Frame 1 (no input): blank canvas, image omitted
Frame 60 (no input): blank canvas, image omitted
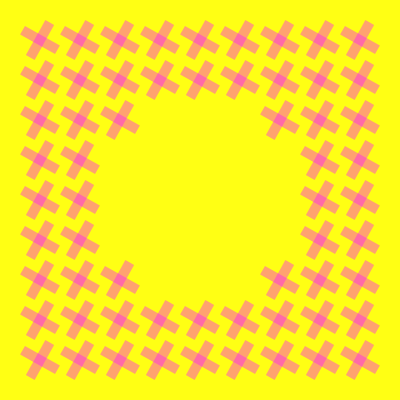
Frame 120 (the mouse pressed at the canvas centre since frame 60)

The p5.js sketch whose frames 1 and 60 were blank and that drew this single picture after the mouse press (run headless with seeded random() and noise() and a simulated clock; from frame 60 on, the mouse is pressed at the canvas centre):

// p5.js sketch
// ── sketch.js
function setup() {
  createCanvas(400, 400);
  rectMode(CENTER);
}

function draw() {
  background(255, 255, 20);
  noStroke();
  fill(255, 20, 255, 100);

  // Created nested loops to create a cross every 40 pixels
  for (let y = 40; y < height; y += 40) {
    for (let x = 40; x < width; x += 40) {

      // map the length value from the mouseX range to 0-80
      const len = map(mouseX, 0, width, 0, 80);

      // draw a cross at x,y
      // also pass mouseX and mouseY 
      // to control angle and length
      // the arguments in parenthesis 
      // give the values to the drawCross function
      drawCross(x, y, mouseY, len);
    }
  }
}

// function to draw a cross 
function drawCross(inX, inY, angle, len) { 
  // the paramenters/variables for this function 
  // are created here in parenthesis 

  // check if the cross is too close to the mouse
  // tooClose() returns true or false
  const isClose = tooClose(inX, inY, mouseX, mouseY);

  // if isClose is true 
  if (isClose === true) {
    return; // stop go back!! 
  }
  // if isClose is false and the code didn't return, 
  // we continue to this code which draws a cross 

  // use push and pop to store/restore 
  // the previous drawing settings
  push();
  // move to the inX, inY point
  translate(inX, inY); 
  // rotate around that point
  rotate(angle); 
  // draw the cross arms at 0,0 
  rect(0, 0, 10, len); 
  rect(0, 0, len, 10); 
  // restore previous drawing settings 
  pop(); 
}

// tooClose checks if two points are too close
function tooClose(x1, y1, x2, y2) { 
  // get x,y for two points 

  // initialize isTooClose to false 
  let isTooClose = false; 
  
  // get the distance between the two points
  const distance = dist(x1, y1, x2, y2); 
  if (distance < 100) { 
    // they are too close!!!! 
    isTooClose = true; 
  }
  // return the value of isTooClose
  return isTooClose; 
}

// https://editor.p5js.org/lisajamhoury/sketches/zI1X2UpPz
